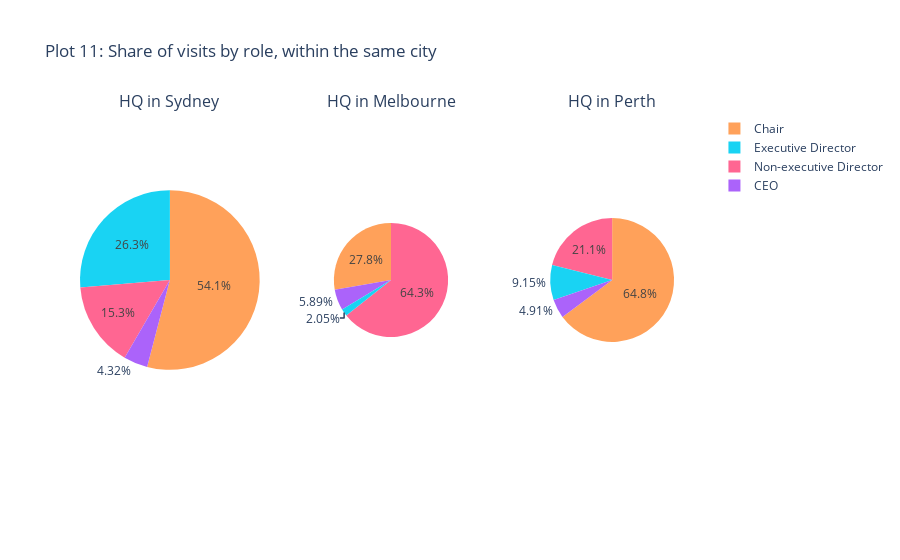
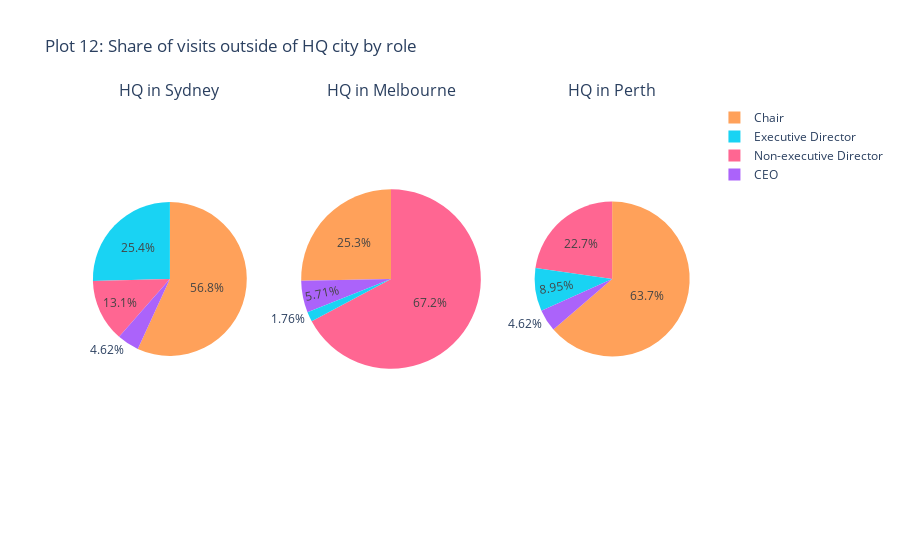

The cell these charts' notebook holds for them, in order:
### Markdown cell above
# Members visits by their roles and headquarters location
[back to top](#index)

### Code cell
# plot 11 visits by roles within local city:
fig = make_subplots(1, 3, specs=[[{'type':'domain'},{'type':'domain'}, {'type':'domain'}]],
                    subplot_titles=['HQ in Sydney', 'HQ in Melbourne','HQ in Perth'])
fig.add_trace(go.Pie(labels=hq_syd.groupby('role')['visits_sydney'].sum().index, values=hq_syd.groupby('role')['visits_sydney'].sum(), scalegroup='one',
                     name="HQ in Sydney"), 1, 1)
fig.add_trace(go.Pie(labels=hq_melb.groupby('role')['visits_melbourne'].sum().index, values=hq_melb.groupby('role')['visits_melbourne'].sum(), scalegroup='one',
                     name="HQ in Melbourne"), 1, 2)
fig.add_trace(go.Pie(labels=hq_perth.groupby('role')['visits_perth'].sum().index, values=hq_perth.groupby('role')['visits_perth'].sum(), scalegroup='one',
                     name="HQ in Perth"), 1, 3)
fig.update_layout(title_text='Plot 11: Share of visits by role, within the same city')
fig.update_traces(marker=dict(colors=role_colors))
fig.show()

# plot 12 visits by roles outside local city:
fig = make_subplots(1, 3, specs=[[{'type':'domain'},{'type':'domain'}, {'type':'domain'}]],
                    subplot_titles=['HQ in Sydney', 'HQ in Melbourne','HQ in Perth'])
fig.add_trace(go.Pie(labels=hq_syd.groupby('role')[['visits_melbourne','visits_perth']].sum().sum(axis=1).index, values=hq_syd.groupby('role')[['visits_melbourne','visits_perth']].sum().sum(axis=1), scalegroup='one',
                     name="HQ in Sydney"), 1, 1)
fig.add_trace(go.Pie(labels=hq_melb.groupby('role')[['visits_sydney','visits_perth']].sum().sum(axis=1).index, values=hq_melb.groupby('role')[['visits_sydney','visits_perth']].sum().sum(axis=1), scalegroup='one',
                     name="HQ in Melbourne"), 1, 2)
fig.add_trace(go.Pie(labels=hq_perth.groupby('role')[['visits_sydney','visits_melbourne']].sum().sum(axis=1).index, values=hq_perth.groupby('role')[['visits_sydney','visits_melbourne']].sum().sum(axis=1), scalegroup='one',
                     name="HQ in Perth"), 1, 3)

fig.update_traces(marker=dict(colors=role_colors))
fig.update_layout(title_text='Plot 12: Share of visits outside of HQ city by role')
fig.show()

### Figure 1 — Plotly figure (JSON) as saved in the notebook; plotly's stock layout.template omitted (floating-point values rounded to 4 significant figures)
{"data": [{"domain": {"x": [0, 0.2889], "y": [0, 1]}, "labels": ["CEO", "Chair", "Executive Director", "Non-executive Director"], "marker": {"colors": ["#AB63FA", "#FFA15A", "#19D3F3", "#FF6692"]}, "name": "HQ in Sydney", "scalegroup": "one", "type": "pie", "values": [1253, 15689, 7643, 4429]}, {"domain": {"x": [0.3556, 0.6444], "y": [0, 1]}, "labels": ["CEO", "Chair", "Executive Director", "Non-executive Director"], "marker": {"colors": ["#AB63FA", "#FFA15A", "#19D3F3", "#FF6692"]}, "name": "HQ in Melbourne", "scalegroup": "one", "type": "pie", "values": [691, 3254, 240, 7539]}, {"domain": {"x": [0.7111, 1], "y": [0, 1]}, "labels": ["CEO", "Chair", "Executive Director", "Non-executive Director"], "marker": {"colors": ["#AB63FA", "#FFA15A", "#19D3F3", "#FF6692"]}, "name": "HQ in Perth", "scalegroup": "one", "type": "pie", "values": [676, 8929, 1260, 2908]}], "layout": {"annotations": [{"font": {"size": 16}, "showarrow": false, "text": "HQ in Sydney", "x": 0.1444, "xanchor": "center", "xref": "paper", "y": 1, "yanchor": "bottom", "yref": "paper"}, {"font": {"size": 16}, "showarrow": false, "text": "HQ in Melbourne", "x": 0.5, "xanchor": "center", "xref": "paper", "y": 1, "yanchor": "bottom", "yref": "paper"}, {"font": {"size": 16}, "showarrow": false, "text": "HQ in Perth", "x": 0.8556, "xanchor": "center", "xref": "paper", "y": 1, "yanchor": "bottom", "yref": "paper"}], "title": {"text": "Plot 11: Share of visits by role, within the same city"}}}

### Figure 2 — Plotly figure (JSON) as saved in the notebook; plotly's stock layout.template omitted (floating-point values rounded to 4 significant figures)
{"data": [{"domain": {"x": [0, 0.2889], "y": [0, 1]}, "labels": ["CEO", "Chair", "Executive Director", "Non-executive Director"], "marker": {"colors": ["#AB63FA", "#FFA15A", "#19D3F3", "#FF6692"]}, "name": "HQ in Sydney", "scalegroup": "one", "type": "pie", "values": [1076, 13230, 5916, 3053]}, {"domain": {"x": [0.3556, 0.6444], "y": [0, 1]}, "labels": ["CEO", "Chair", "Executive Director", "Non-executive Director"], "marker": {"colors": ["#AB63FA", "#FFA15A", "#19D3F3", "#FF6692"]}, "name": "HQ in Melbourne", "scalegroup": "one", "type": "pie", "values": [1813, 8032, 559, 21328]}, {"domain": {"x": [0.7111, 1], "y": [0, 1]}, "labels": ["CEO", "Chair", "Executive Director", "Non-executive Director"], "marker": {"colors": ["#AB63FA", "#FFA15A", "#19D3F3", "#FF6692"]}, "name": "HQ in Perth", "scalegroup": "one", "type": "pie", "values": [1091, 15044, 2115, 5373]}], "layout": {"annotations": [{"font": {"size": 16}, "showarrow": false, "text": "HQ in Sydney", "x": 0.1444, "xanchor": "center", "xref": "paper", "y": 1, "yanchor": "bottom", "yref": "paper"}, {"font": {"size": 16}, "showarrow": false, "text": "HQ in Melbourne", "x": 0.5, "xanchor": "center", "xref": "paper", "y": 1, "yanchor": "bottom", "yref": "paper"}, {"font": {"size": 16}, "showarrow": false, "text": "HQ in Perth", "x": 0.8556, "xanchor": "center", "xref": "paper", "y": 1, "yanchor": "bottom", "yref": "paper"}], "title": {"text": "Plot 12: Share of visits outside of HQ city by role"}}}
